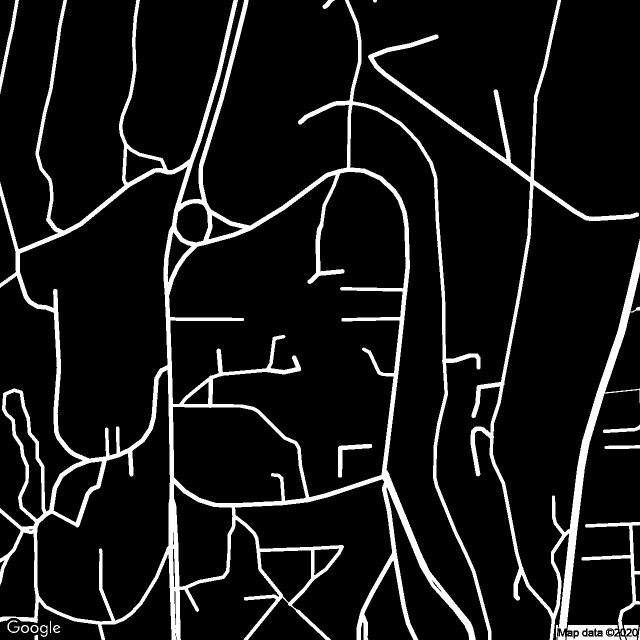
#> input picture data/maps/hacettepe map binary.png, 1280 x 1280 px, found by its file name (shown at 1/2 size)
$ python problem1.py
#> lines starting #> are read from the running program, lines starting #| are printed output that depends on the picture; after the words box and inside, x2 and y2 are one past the last pixel; in counts of white or black regions, pixels touching at a corner belong together
### src/problem1/dfs.py
#    Copyright 2019 Atikur Rahman Chitholian
#
#    Licensed under the Apache License, Version 2.0 (the "License");
#    you may not use this file except in compliance with the License.
#    You may obtain a copy of the License at
#
#        http://www.apache.org/licenses/LICENSE-2.0
#
#    Unless required by applicable law or agreed to in writing, software
#    distributed under the License is distributed on an "AS IS" BASIS,
#    WITHOUT WARRANTIES OR CONDITIONS OF ANY KIND, either express or implied.
#    See the License for the specific language governing permissions and
#    limitations under the License.

from collections import deque
from math import sqrt


class GraphDfs:
    def __init__(self, directed=True):
        self.edges = {}
        self.directed = directed
        self.start_pixel = []
        self.goal_pixel = []
        self.result_path = []

    def add_edge(self, node1, node2, __reversed=False):
        try: neighbors = self.edges[node1]
        except KeyError: neighbors = set()
        neighbors.add(node2)
        self.edges[node1] = neighbors
        if not self.directed and not __reversed: self.add_edge(node2, node1, True)

    def neighbors(self, node):
        try: return self.edges[node]
        except KeyError: return []

    def get_start(self):
        return "{}-{}".format(self.start_pixel[0], self.start_pixel[1])

    def get_goal(self):
        return "{}-{}".format(self.goal_pixel[0], self.goal_pixel[1])

    # [26 lines left out: functions depth_first_search, print_path, not called in this run]

    def __str__(self):
        return str(self.edges)

### src/problem1/problem1.py
import cv2
from astar import GraphAstart
from dfs import GraphDfs
from bfs import GraphBfs
from ucs import GraphUcs
import numpy as np
import os
import time
import sys


# Flags
flag_print_number_of_edge_node = True
flag_print_path = False


def read_map(path):
    """

    :param path: map path
    :return: map as grayscale image
    """
#> called with path = 'data/maps/hacettepe map binary.png'
    img = cv2.imread(path, 0)
#> img is the input picture: shape (1280, 1280); min 0, max 254, mean 24.3
    return img


# [43 lines left out: function color_visited_pixels, not called in this run]


def create_graph(map, method):
    if method == "dfs":
        graph = GraphDfs(directed=False)
    elif method == "bfs":
        graph = GraphBfs(directed=False)
    elif method == "ucs":
        graph = GraphUcs(directed=False)
    else:
        graph = GraphAstart(directed=False)

    map = np.transpose(map)
    count_edge = 0
    node_set = set()
    for x_i in range(width):
        for y_i in range(height):
            pixel_value = int(map[x_i, y_i])
            node_key = "{}-{}".format(x_i, y_i)

            if pixel_value != 0:
                node_set.add(node_key)
                index_list = [[x_i + 1, y_i],
                              [x_i, y_i + 1],
                              [x_i + 1, y_i + 1],
                              [x_i - 1, y_i],
                              [x_i, y_i - 1],
                              [x_i - 1, y_i - 1],
                              [x_i + 1, y_i - 1],
                              [x_i - 1, y_i + 1],
                              ]

                for i, j in index_list:
                    try:
                        if (map[i, j] != 0):
                            graph.add_edge(node_key, "{}-{}".format(i, j))
                            count_edge += 1
                    except IndexError:
                        continue
    if flag_print_number_of_edge_node:
        print("number of edge: {}".format(count_edge))
        print("number of node: {}".format(len(node_set)))

    return graph


if __name__ == "__main__":
    sys.setrecursionlimit(4500)

    path = "data/maps/hacettepe map binary.png"
    map = read_map(path)

    scale_percent = 300  # percent of original size
    width = int(map.shape[1] * scale_percent / 100)
#> width = 3840
    height = int(map.shape[0] * scale_percent / 100)
#> height = 3840
    dim = (width, height)
#> dim = (3840, 3840)
    map = cv2.resize(map, dim, interpolation=cv2.INTER_NEAREST)
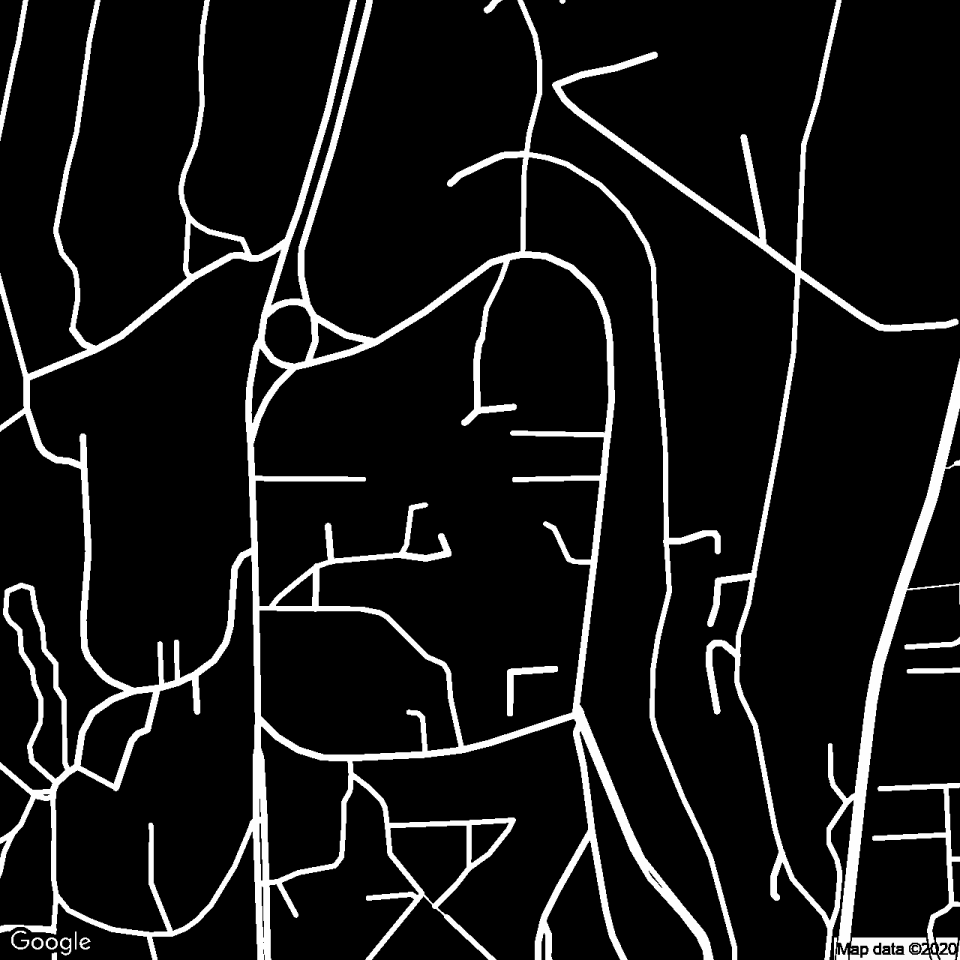
#> map: shape (3840, 3840) (shown at 1/4 size); min 0, max 254, mean 24.3

    print(map.shape)
#| (3840, 3840)
    width, height = map.shape

    # thresholding
    map[map>250] = 255
    map[map<=250] = 0
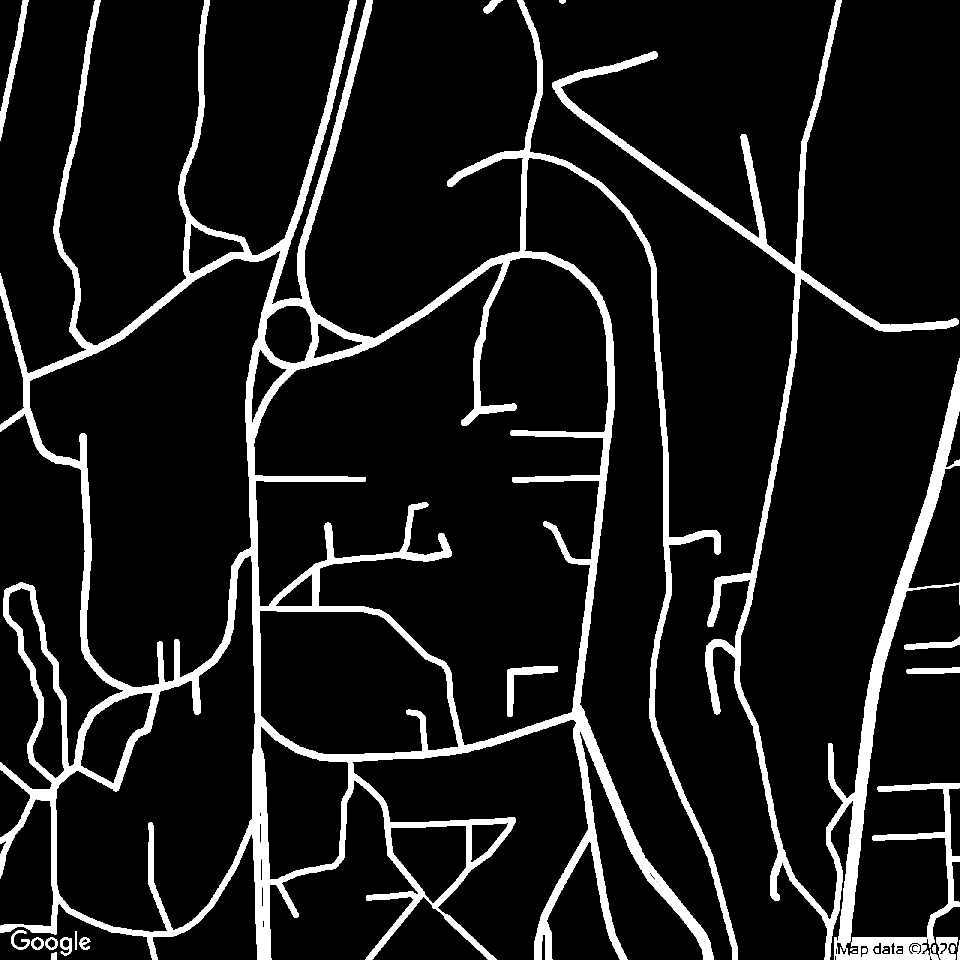
#> map: shape (3840, 3840) (shown at 1/4 size); 9.6% white; 36 white regions, largest, box (x1, y1, x2, y2) and area: (0, 0, 2949, 3840) 1005435, (2208, 0, 3840, 3840) 309609, (3489, 3132, 3840, 3792) 27909

    start_pixel = [350, 636]
    goal_pixel = [686, 640]

    start_pixel = [713, 1276]
    goal_pixel = [1400, 1280]

    start_pixel = [1065, 1915]
    goal_pixel = [2100, 1919]

    for method in ["dfs", "bfs", "ucs", "astar"]:
        print(method, end=" ")
        print("="*20)

#> (the run stopped early here; a loop or call above may not have finished)
